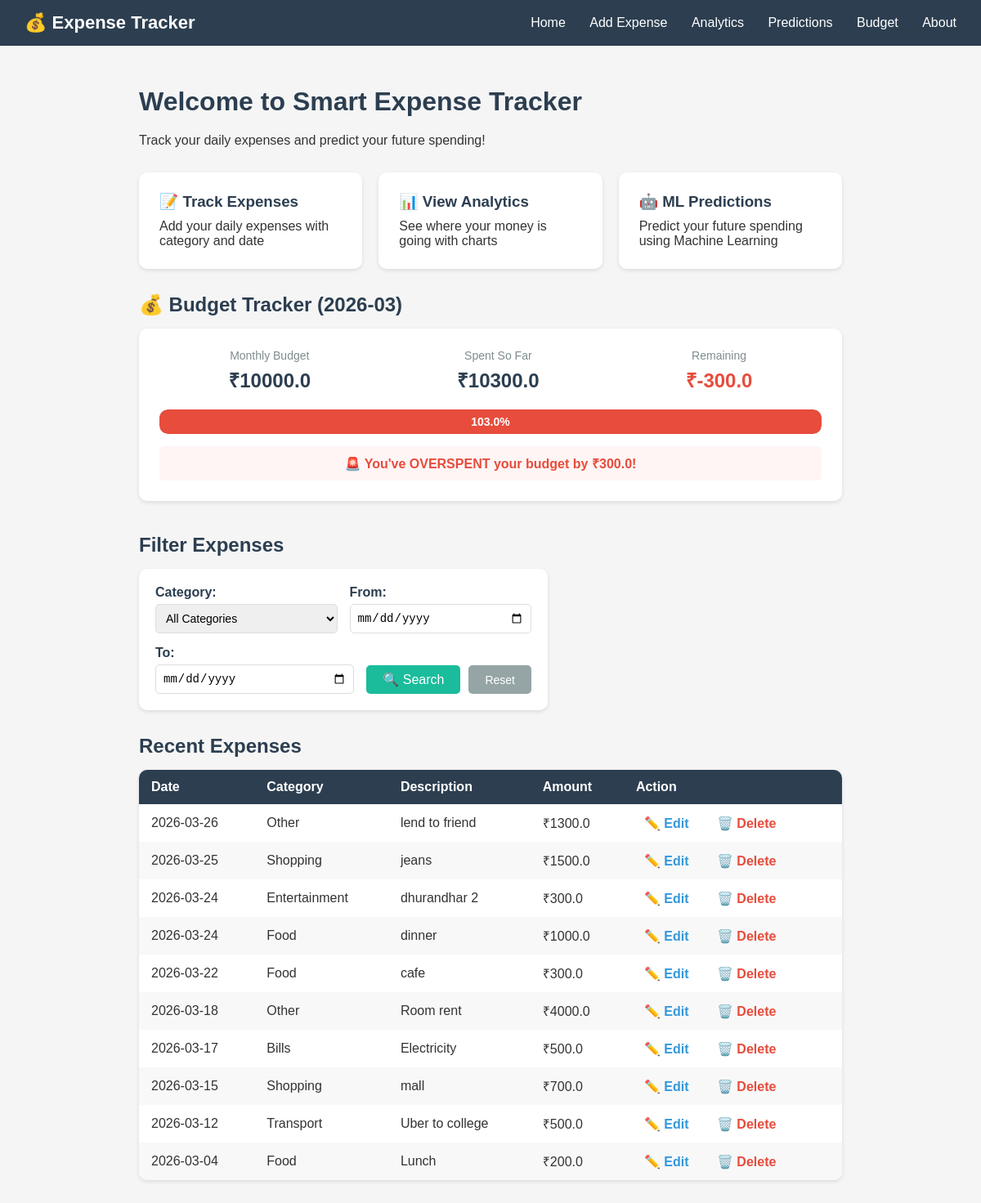
The page / on the database its author committed.
### tables this page shows
CREATE TABLE settings (
            id INTEGER PRIMARY KEY AUTOINCREMENT,
            budget REAL NOT NULL
        );

CREATE TABLE expenses (
            id INTEGER PRIMARY KEY AUTOINCREMENT,
            amount REAL NOT NULL,
            category TEXT NOT NULL,
            description TEXT,
            date TEXT NOT NULL
        );

### app.py (the view)
@app.route('/')
def home():
    conn = get_db_connection()
    category = request.args.get('category')
    date_from = request.args.get('date_from')
    date_to = request.args.get('date_to')
    query = 'SELECT * FROM expenses WHERE 1=1'
    params = []
    if category:
        query += ' AND category = ?'
        params.append(category)
    if date_from:
        query += ' AND date >= ?'
        params.append(date_from)
    if date_to:
        query += ' AND date <= ?'
        params.append(date_to)
    query += ' ORDER BY date DESC'
    expenses = conn.execute(query, params).fetchall()
    import datetime
    current_month = datetime.datetime.now().strftime('%Y-%m')
    budget_row = conn.execute('SELECT * FROM settings').fetchone()
    budget = budget_row['budget'] if budget_row else None
    month_expenses = conn.execute(
        "SELECT SUM(amount) as total FROM expenses WHERE date LIKE ?",
        (current_month + '%',)
    ).fetchone()
    month_spent = month_expenses['total'] if month_expenses['total'] else 0
    if budget and budget > 0:
        budget_percentage = round((month_spent / budget) * 100, 1)
    else:
        budget_percentage = 0
    conn.close()
    return render_template('index.html',
                           expenses=expenses,
                           category=category,
                           date_from=date_from,
                           date_to=date_to,
                           budget=budget,
                           month_spent=month_spent,
                           budget_percentage=budget_percentage,
                           current_month=current_month)

### app.py (called while the page is built)
def get_db_connection():
    conn = sqlite3.connect('expenses.db')
    conn.row_factory = sqlite3.Row
    return conn

### templates/index.html (shortened to what this page needs)
{% extends 'base.html' %}
{% block content %}
    <h1>Welcome to Smart Expense Tracker</h1>
    <p>Track your daily expenses and predict your future spending!</p>
    <div class="features">
        <div class="feature-card">
            <h3>📝 Track Expenses</h3>
            <p>Add your daily expenses with category and date</p>
        </div>
        <div class="feature-card">
            <h3>📊 View Analytics</h3>
            <p>See where your money is going with charts</p>
        </div>
        <div class="feature-card">
            <h3>🤖 ML Predictions</h3>
            <p>Predict your future spending using Machine Learning</p>
        </div>
    </div>
    {% if budget %}
    <div class="budget-section" style="margin-top: 30px;">
        <h2>💰 Budget Tracker ({{ current_month }})</h2>
        <div class="budget-card">
            <div class="budget-info">
                <div class="budget-item">
                    <span class="budget-label">Monthly Budget</span>
                    <span class="budget-value">₹{{ budget }}</span>
                </div>
                <div class="budget-item">
                    <span class="budget-label">Spent So Far</span>
                    <span class="budget-value">₹{{ month_spent }}</span>
                </div>
                <div class="budget-item">
                    <span class="budget-label">Remaining</span>
                    <span class="budget-value {% if budget - month_spent < 0 %}over-budget{% endif %}">
                        ₹{{ (budget - month_spent)|round(2) }}
                    </span>
                </div>
            </div>
            <div class="progress-container">
                <div class="progress-bar
                    {% if budget_percentage > 100 %}progress-danger
                    {% elif budget_percentage > 80 %}progress-warning
                    {% else %}progress-safe{% endif %}"
                    style="width: {% if budget_percentage > 100 %}100{% else %}{{ budget_percentage }}{% endif %}%">
                    {{ budget_percentage }}%
                </div>
            </div>
            {% if budget_percentage > 100 %}
                <p class="budget-alert danger">
                    🚨 You've OVERSPENT your budget by ₹{{ (month_spent - budget)|round(2) }}!
                </p>
            {% elif budget_percentage > 80 %}
                <p class="budget-alert warning">
                    ⚠️ Warning: You've used {{ budget_percentage }}% of your budget!
                </p>
            {% elif budget_percentage > 50 %}
                <p class="budget-alert info">
                    ℹ️ You've used {{ budget_percentage }}% of your budget.
                </p>
            {% endif %}
        </div>
    </div>
    {% else %}
    <div class="budget-section" style="margin-top: 30px;">
        <div class="no-budget">
            <p>No budget set. <a href="/budget">Set your monthly budget</a> to track spending!</p>
        </div>
    </div>
    {% endif %}
    <h2 style="margin-top: 40px;">Filter Expenses</h2>
    <form method="GET" action="/" class="filter-form">
        <div class="filter-row">
            <div class="filter-item">
                <label for="category">Category:</label>
                <select id="category" name="category">
                    <option value="">All Categories</option>
                </select>
            </div>
            <div class="filter-item">
                <label for="date_from">From:</label>
                <input type="date" id="date_from" name="date_from"
                       value="{{ date_from if date_from else '' }}">
            </div>
            <div class="filter-item">
                <label for="date_to">To:</label>
                <input type="date" id="date_to" name="date_to"
                       value="{{ date_to if date_to else '' }}">
            </div>
            <div class="filter-buttons">
                <button type="submit">🔍 Search</button>
                <a href="/" class="reset-btn">Reset</a>
            </div>
        </div>
    </form>
    <h2 style="margin-top: 30px;">
        {% if category or date_from or date_to %}
            Filtered Results
        {% else %}
            Recent Expenses
        {% endif %}
    </h2>
    {% if expenses %}
        <table>
            <thead>
                <tr>
                    <th>Date</th>
                    <th>Category</th>
                    <th>Description</th>
                    <th>Amount</th>
                    <th>Action</th>
                </tr>
            </thead>
            <tbody>
                {% for expense in expenses %}
                <tr>
                    <td>{{ expense['date'] }}</td>
                    <td>{{ expense['category'] }}</td>
                    <td>{{ expense['description'] }}</td>
                    <td>₹{{ expense['amount'] }}</td>
                    <td>
                        <a href="/edit/{{ expense['id'] }}" class="edit-btn">
                            ✏️ Edit
                        </a>
                        <a href="/delete/{{ expense['id'] }}" class="delete-btn"
                           onclick="return confirm('Are you sure you want to delete this expense?')">
                            🗑️ Delete
                        </a>
                    </td>
                </tr>
                {% endfor %}
            </tbody>
        </table>
    {% else %}
        <p style="margin-top: 15px; color: #888;">
            No expenses found.
            <a href="/add">Add your first expense!</a>
        </p>
    {% endif %}
{% endblock %}

### static/style.css (style rules this page uses)
* { margin: 0; padding: 0; box-sizing: border-box; }
body { font-family: Arial, sans-serif; background-color: #f5f5f5; color: #333; }
h1 { color: #2c3e50; margin-bottom: 20px; }
.features { display: flex; gap: 20px; margin-top: 30px; flex-wrap: wrap; }
.feature-card { background: white; padding: 25px; border-radius: 10px; flex: 1; min-width: 200px; box-shadow: 0 2px 5px rgba(0,0,0,0.1); }
.feature-card h3 { margin-bottom: 10px; color: #2c3e50; }
form { background: white; padding: 30px; border-radius: 10px; box-shadow: 0 2px 5px rgba(0,0,0,0.1); max-width: 500px; }
label { display: block; margin-top: 15px; margin-bottom: 5px; font-weight: bold; color: #2c3e50; }
input, select { width: 100%; padding: 10px; border: 1px solid #ddd; border-radius: 5px; font-size: 14px; }
button { margin-top: 20px; padding: 12px 30px; background-color: #1abc9c; color: white; border: none; border-radius: 5px; font-size: 16px; cursor: pointer; width: 100%; }
table { width: 100%; border-collapse: collapse; margin-top: 15px; background: white; border-radius: 10px; overflow: hidden; box-shadow: 0 2px 5px rgba(0,0,0,0.1); }
thead { background-color: #2c3e50; color: white; }
th, td { padding: 12px 15px; text-align: left; }
tbody tr:nth-child(even) { background-color: #f8f8f8; }
h2 { color: #2c3e50; margin-bottom: 10px; }
.delete-btn { color: #e74c3c; text-decoration: none; font-weight: bold; padding: 5px 10px; border-radius: 5px; }
.edit-btn { color: #3498db; text-decoration: none; font-weight: bold; padding: 5px 10px; border-radius: 5px; margin-right: 10px; }
.filter-form { background: white; padding: 20px; border-radius: 10px; box-shadow: 0 2px 5px rgba(0,0,0,0.1); margin-top: 15px; }
.filter-row { display: flex; gap: 15px; align-items: flex-end; flex-wrap: wrap; }
.filter-item { flex: 1; min-width: 150px; }
.filter-item label { display: block; margin-bottom: 5px; font-weight: bold; color: #2c3e50; margin-top: 0; }
.filter-item select, .filter-item input { width: 100%; padding: 8px; border: 1px solid #ddd; border-radius: 5px; }
.filter-buttons { display: flex; gap: 10px; }
.filter-buttons button { margin-top: 0; padding: 8px 20px; width: auto; }
.reset-btn { padding: 8px 20px; background-color: #95a5a6; color: white; text-decoration: none; border-radius: 5px; font-size: 14px; display: flex; align-items: center; }
.budget-card { background: white; padding: 25px; border-radius: 10px; box-shadow: 0 2px 5px rgba(0,0,0,0.1); margin-top: 15px; }
.budget-info { display: flex; justify-content: space-around; margin-bottom: 20px; flex-wrap: wrap; gap: 10px; }
.budget-item { text-align: center; }
.budget-label { display: block; color: #7f8c8d; font-size: 14px; margin-bottom: 5px; }
.budget-value { font-size: 24px; font-weight: bold; color: #2c3e50; }
.over-budget { color: #e74c3c; }
.progress-container { background: #ecf0f1; border-radius: 10px; height: 30px; overflow: hidden; margin-bottom: 15px; }
.progress-bar { height: 100%; border-radius: 10px; text-align: center; line-height: 30px; color: white; font-weight: bold; font-size: 14px; transition: width 0.5s ease; }
.progress-danger { background: #e74c3c; }
.budget-alert { padding: 10px; border-radius: 5px; font-weight: bold; text-align: center; }
.budget-alert.danger { background: #fff5f5; color: #e74c3c; }

### rows shown on the page
settings: budget "10000.0", (budget-month_spent)|round(2) "-300.0", (month_spent-budget)|round(2) "300.0"
expenses: date "2026-03-26", category "Other", description "lend to friend", amount "1300.0"
expenses: date "2026-03-25", category "Shopping", description "jeans", amount "1500.0"
expenses: date "2026-03-24", category "Entertainment", description "dhurandhar 2", amount "300.0"
expenses: date "2026-03-24", category "Food", description "dinner", amount "1000.0"
expenses: date "2026-03-22", category "Food", description "cafe", amount "300.0"
expenses: date "2026-03-18", category "Other", description "Room rent", amount "4000.0"
expenses: date "2026-03-17", category "Bills", description "Electricity", amount "500.0"
expenses: date "2026-03-15", category "Shopping", description "mall", amount "700.0"
expenses: date "2026-03-12", category "Transport", description "Uber to college", amount "500.0"
expenses: date "2026-03-04", category "Food", description "Lunch", amount "200.0"

### other values the page prints
{{ month_spent }} "10300.0"
{{ budget_percentage }} "103.0"
